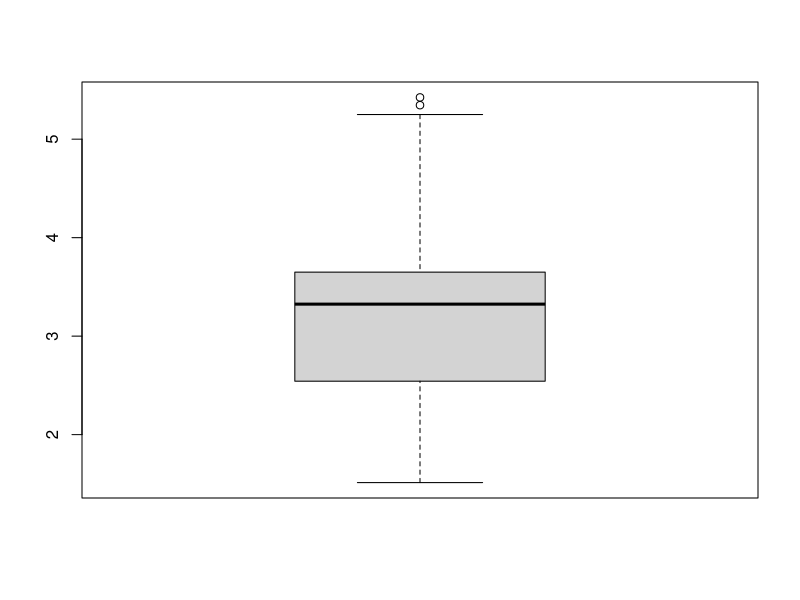
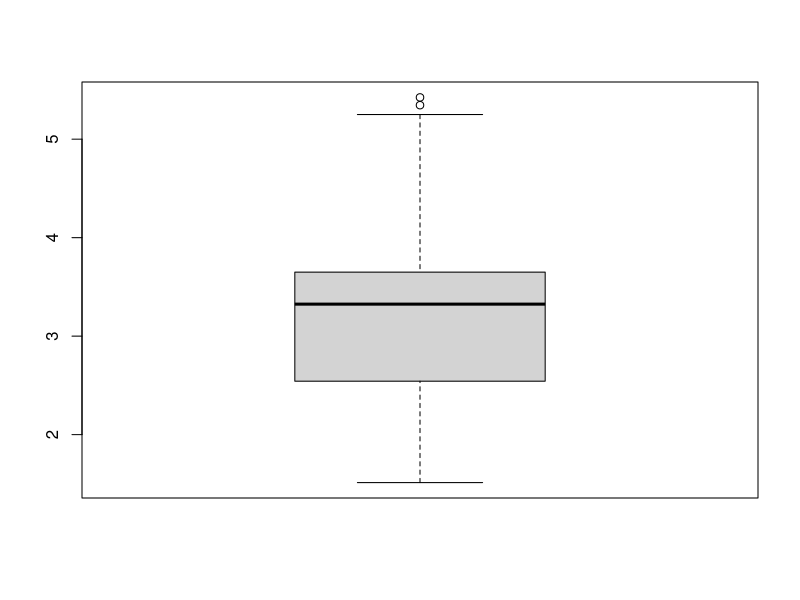
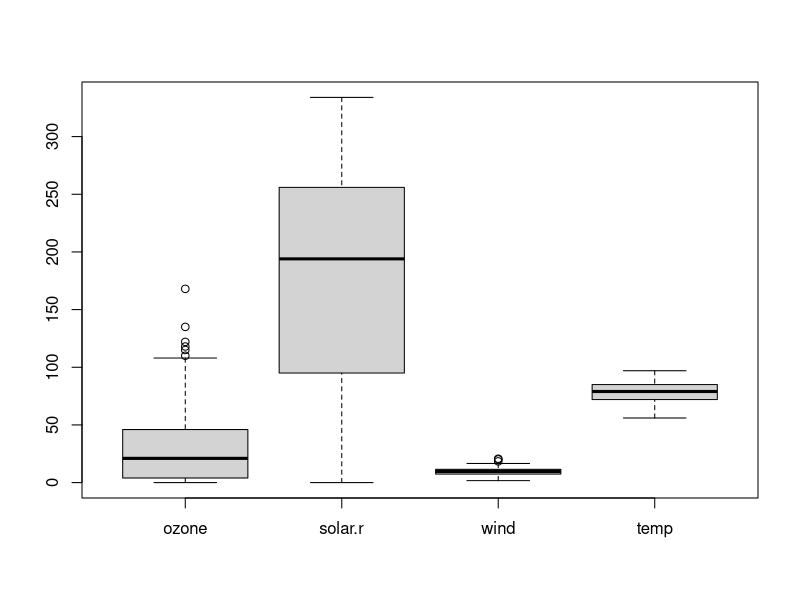
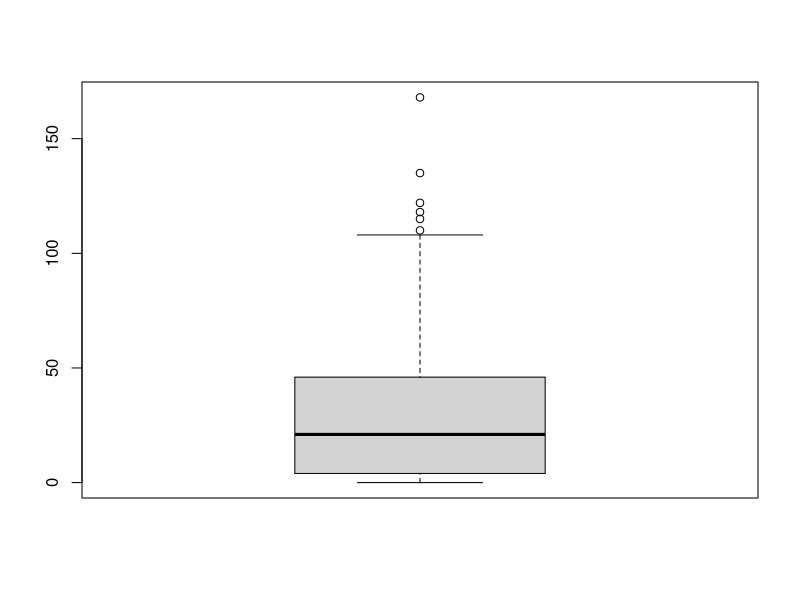

Recreate these plots in R, in order.
# ch05. 데이터 가공 (dplyr 패키지 활용)

install.packages("dplyr")
library(dplyr)

## 같은 함수의 이름이 다른 패키지에 있는 경우 ::로 특정할 수 있음
## ex) dplyr::filter()

nrow(mtcars)
str(mtcars)

################################5-1 dplyr 함수 ########################################

dfilter = dplyr::filter
dfilter(mtcars, cyl==4) 
# dplyr 패키지 함수, mtcars에서 cyl==4인 행을 모두 추출
# filter(ds, col==조건)

dfilter(mtcars, cyl>=6 & mpg>20)
# 2가지 이상 조건(&연산자 활용)

head(select(mtcars, am, gear, cyl))
# select(dataset, col1, col2, col3, ...)
# SQL의 select와 비슷한 개념, 특정 열만 추출

head(arrange(mtcars, wt))
head(arrange(mtcars, mpg, desc(wt)))
# arrange(ds, col1, col2, col3, ...)
# col1, col2, col3, ... 순서로 오름차순 정렬 (desc(변수명)으로 내림차순 정렬 가능)
# 데이터형 여러개가 섞여있으면 숫자가 우선

head(mutate(mtcars, years="1974"))
# mutate(ds, 컬럼명=데이터)로 새로운 컬럼 추가

head(mutate(mtcars, mpg_rank=rank(mpg)))
# rank함수는 해당 변수에 대한 데이터셋 내의 순위를 매김
# rank average -> 동순위면 (19+20)/2 = 19.5와 같이 표현

distinct(mtcars, cyl)
distinct(mtcars, gear)
# 해당 변수에 대한 중복값을 모두 제거하고, 한개만 보여줌
distinct(mtcars, gear, cyl)
# 여러개 변수에 동시에 적용할 수도 있음

summarise(mtcars, cly.mean = mean(cyl), cyl.min = min(cyl), cyl.max = max(cyl))
# 데이터셋을 요약해서 보여줌
# summarise(ds, colname = 통계량(변수), colname = 통계량(변수), ... )
summarise(mtcars, mean(cyl), min(cyl),max(cyl))
# 변수명 없이 쓰면 기본 통계량(변수명)형태로 컬럼 생성

gr_cyl = group_by(mtcars, cyl)
gr_cyl
# 데이터셋을 그룹별로 요약해서 보여줌

summarise(gr_cyl, n())
# 그룹별 개체 수 확인
summarise(gr_cyl, n_distinct(gear))
# n_distinct(컬럼) : 해당 컬럼에 대한 중복 제거 
# n() 함수와 n_distinct()함수는 단독사용 X -> filter, summarise, mutate에서만 사용 가능

sample_n(mtcars, 10)
# 무작위 10개 데이터 추출

sample_frac(mtcars, 0.2)
# 전체 데이터의 20%를 무작위 추출

group_by(mtcars, cyl) %>% summarise(n())
# 파이프 연산자 : 연결하여 연산
# 데이터셋 %>%조건 또는 계산 %>% 데이터 셋

# gr_cyl = group_by(mtcars, cyl)
# summarise(gr_cyl, n())
# 와 같음

# 순위 생성 후, 순위에 따라 정렬 
# 파이프 연산자 미사용 시
mp_rank <- mutate(mtcars, mpg_rank = rank(mpg))
arrange(mp_rank, mpg_rank)

# 파이프 연산자 사용 시 (위 두줄과 동일한 코드)
mutate(mtcars, mpg_rank = rank(mpg)) %>% arrange(mpg_rank)


#############################5-2 데이터 가공하기###################################

# 정제와 가공
# - 정제: 불필요한 내용 제거, 정리
# - 가공 : 데이터를 나한테 필요한 형태로 변형 또는 재생산

library(readxl)
exdata1 <- read_excel("./Source/Sample1.xlsx")
View(exdata1)

exdata1 %>% select(ID)
# == select(exdata1, ID)

exdata1 %>% select(ID, AREA, Y21_CNT)
# == select(exdata1, ID, AREA, Y21_CNT)

# 특정 데이터 제외하고 추출
exdata1 %>% select(-AREA)
# AREA 제외하고 나머지 컬럼 가져오기

exdata1 %>% select(-AREA, -Y21_CNT) %>% group_by(SEX) %>% summarise(mean(Y20_AMT))

exdata1 %>% filter(AREA == "서울" & Y21_CNT >= 10) %>% select(-AREA)

exdata1 %>% arrange(AGE)
exdata1 %>% arrange(desc(Y20_AMT))

exdata1 %>% arrange(AGE, desc(Y21_AMT)) #A
exdata1 %>% arrange(AGE) %>% arrange(desc(Y21_AMT)) #B
# A,B는 서로 다름, 중첩 정렬 안됨

exdata1 %>% summarise(TOT_Y21_AMT = sum(Y21_AMT))

#### 데이터 결합
library(readxl)
m_history <- read_excel("./Source/Sample2_m_history.xlsx")
f_history <- read_excel("./Source/Sample3_f_history.xlsx")
View(m_history)
View(f_history)

# 데이터 결합하기(세로) # dplyr::bind_rows
library(dplyr)
exdata_bindjoin <- bind_rows(m_history, f_history)
View(exdata_bindjoin)

# 데이터 결합하기(가로) # left_join, inner_join, full_join
jeju_y21_history <- read_excel("./Source/Sample4_y21_history.xlsx")
jeju_y20_history <- read_excel("./Source/Sample5_y20_history.xlsx")
jeju_y21_history
jeju_y20_history

# left : table1 기준으로 결합
exdata_leftjoin = left_join(jeju_y21_history, jeju_y20_history, by="ID")
exdata_leftjoin
# inner : 두 테이블에 모두 있는 데이터만 결합
exdata_innerjoin = inner_join(jeju_y21_history, jeju_y20_history, by="ID")
exdata_innerjoin
# full : 두 테이블에 모두 있는 데이터를 결합 
exdata_fulljoin = full_join(jeju_y21_history, jeju_y20_history, by="ID")
exdata_fulljoin

############################5-3데이터 구조 변환################################
install.packages("reshape2")
library(reshape2)

head(airquality)

# column name을 소문자로 변경
names(airquality) <- tolower(names(airquality))
ls(airquality)

# melt 데이터 모양 변경
melt_test = melt(airquality)
head(melt_test)
str(airquality) # 153 obs with 6variables
str(melt_test) # 918 obs with 2 variables
View(melt_test)

melt_test_2 = melt(airquality, id.vars = c("month", "wind"), measure.vars = "ozone")
str(melt_test_2)
head(melt_test_2)

# cast : 세로로 긴 데이터의 내용을 컬럼데이터로 변환
aq_melt <- melt(airquality, id.vars = c("month", "day"), na.rm = TRUE)
head(aq_melt)
View(aq_melt)

aq_dcast <- dcast(aq_melt, month + day ~ variable) 
# month + day는 식별자
# ~ variable은 나머지 변수 의미
head(aq_dcast)

# acast 함수 : 벡터, 행렬, 배열로 변환
head(acast(aq_melt, day~month~variable)) #행~열~변수 #변수별 행렬로 변환

head(acast(aq_melt, month~variable, mean)) #행~열, 요약 # 요약값 행렬
head(acast(aq_melt, month~variable, sum))
head(acast(aq_melt, month~variable, length))


################################5-4 데이터 정제하기######################
x <-  c(1,2,NA,4,5)
x
sum(x) # -> NA, NA포함된 sum은  NA return

is.na(x)
table(is.na(x))

# na.rm : 결측치 제외 옵션 
sum(x, na.rm=T) 
sum(is.na(x)) # 결측치 개수 파악하는 방법

# colSums : 컬럼별로 Sum함수 적용
is.na(airquality)
colSums(is.na(airquality)) 

# omit : 결측치가 있는 행을 삭제
na.omit(x) 
na.omit(airquality) 
sum(is.na(na.omit(airquality)))

#na데이터를 모두 0으로 대체
airquality[is.na(airquality)] <- 0 
colSums(is.na(airquality))  #0으로 대체되었기 때문에 na개수는 0개

#박스플롯
boxplot(mtcars$wt) #해당 변수에 대한 박스플롯
boxplot(mtcars$wt)$stats # 박스 플롯의 상태정보
# 최저 경계, 1사분위수, 중앙값, 3사분위수, 최고 경계 5개 값 순으로 출력

#ifelse(조건, 참일때, 거짓일때)
data(mtcars)
mtcars$wt
mtcars$wt <- ifelse(mtcars$wt > 5.25, NA, mtcars$wt) 
mtcars$wt

# !is.na로 결측치 아닌 데이터에 대한 bool값
air_narm = airquality[!is.na(airquality$Ozone), ]
colSums(is.na(air_narm))
table(is.na(airquality))

# na.rm=T와 na.omit 차이
air_narm1 = na.omit(airquality)
mean(air_narm1$Ozone) # 42.0991, Ozone 컬럼 외에 동일 행에 NA가 하나라도 포함되어있으면 모두 제거
mean(airquality$Ozone, na.rm = T) # 42.12931 # Ozone값이 NA인 데이터만 모두 삭제

# 이상값이 포함된 환자 데이터
partients = data.frame(name = c("환자1", "환자2", "환자3", "환자4", "환자5"), age=c(22,20,25,30,27),
                       gender = factor(c("M","F","M","K","F")), blood.type=factor(c("A","O","B","AB","C")))
# 이상치 제거
partients_outrm = partients[partients$gender == "M" | partients$gender =="F",]
partients_outrm


# 숫자 데이터에 대한 조건식
partients = data.frame(name = c("환자1", "환자2", "환자3", "환자4", "환자5"), age=c(22,20,25,30,27),
                       gender = c(1,2,1,3,2), blood.type=c(1,2,3,4,5))
partients$gender = ifelse(partients$gender < 1 | partients$gender > 2, NA, partients$gender)
partients

# 다중 조건
partients[!is.na(partients$gender)&!is.na(partients$blood.type),]

# boxplot
boxplot(airquality[,c(1:4)])
boxplot(airquality[,1])$stats
